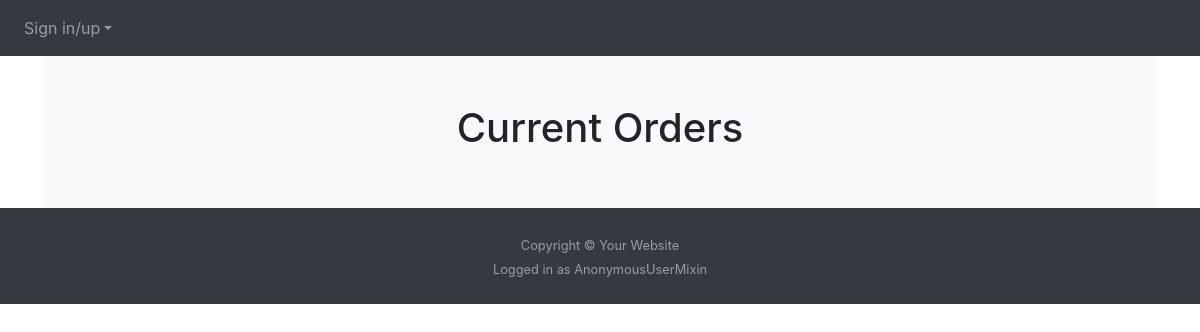
Before: /current-orders with the older database file.
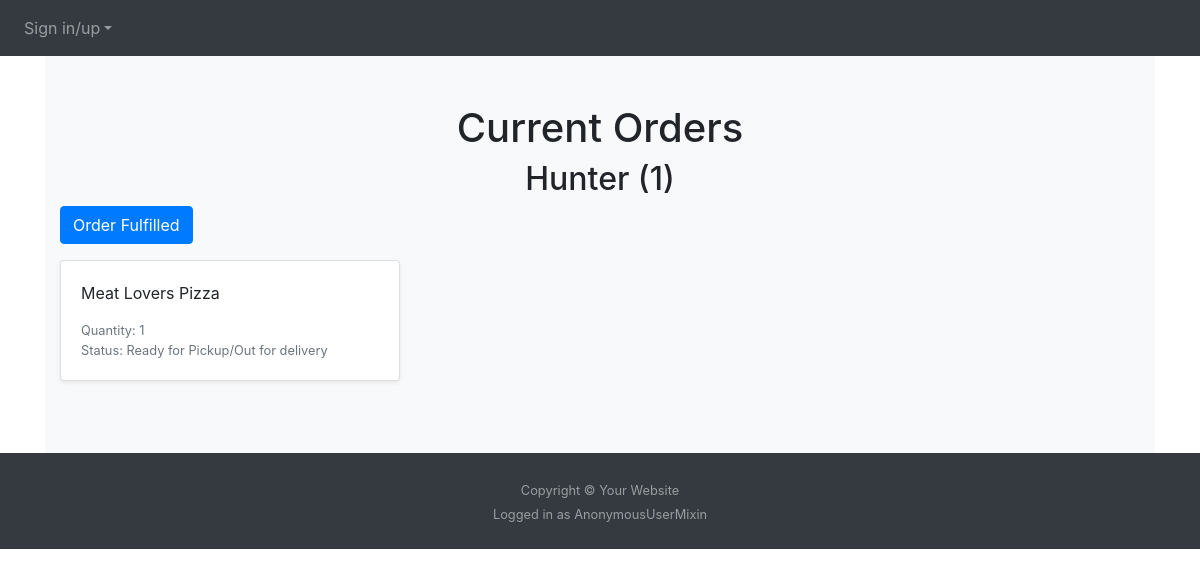
After: the same page with the newer database file.
### website/models.py (models this page shows)
class Order(db.Model):
    id = db.Column(db.Integer, primary_key=True)
    name = db.Column(db.String(150))
    customer_name = db.Column(db.String(150))
    quantity = db.Column(db.Integer)
    stat = db.Column(db.Integer) # 1,2,3 order status accepted, on the way, completed

### website/store.py (the view, shortened to what this page needs)
@store.route('/current-orders', methods=['POST', 'GET'])
def current_orders():
  orders = get_orders()
  for person in orders:
    for item in orders[person]:
      if item['stat'] >= 3:
        remove_order(item['id'])
        orders = get_orders()
  return render_template('currentorders.html', user=current_user, orders=orders)

### website/store.py (called while the page is built)
def get_orders():
  ids = [id[0] for id in Order.query.with_entities(Order.id).all()]
  all_orders = {}
  for id in ids:
    order = Order.query.filter_by(id=id).first()
    grabber = {'id': 0, 'customer_name': '', 'name': '', 'quantity': 0, 'stat': 1}
    grabber['id'] = order.id
    grabber['customer_name'] = order.customer_name
    grabber['name'] = order.name
    grabber['quantity'] = order.quantity
    grabber['stat'] = order.stat
    if grabber['customer_name'] in all_orders:
      all_orders[grabber['customer_name']] += [{'id': grabber['id'],'name': grabber['name'], 'quantity': grabber['quantity'], 'stat': grabber['stat']}]
    else:
      all_orders[grabber['customer_name']] = [{'id': grabber['id'],'name': grabber['name'], 'quantity': grabber['quantity'], 'stat': grabber['stat']}]
  return all_orders

### website/templates/currentorders.html (shortened to what this page needs)
{% extends "base.html" %} {% block title %}Current Orders{% endblock %}
{% block content%}
<div class="album py-5 bg-light">
    <h1 align="center">Current Orders</h1>
    <div class="container">
    {% for person in orders %}
    <h2 align="center">{{person}}</h2>
    <form method="POST">
    <button type="submit" class="btn btn-primary" name="push-status" value='{{person}}' {% if orders[person][0]['stat'] >= 3 %} disabled {% endif %}>
      {% if orders[person][0]['stat'] == 1 %} Order is Ready
      {% elif orders[person][0]['stat'] == 2 %} Order Fulfilled
      {% else %} Order Complete!
      {% endif %}
    </button>
    </form>
      <div class="row">
        {% for item in orders[person] %}
            <div class="col-md-4">
            <div class="card mb-4 shadow-sm">
                <div class="card-body">
                <p class="card-text">{{ item['name'] }}</p>
                <div class="d-flex justify-content-between align-items-center">
                    <small class="text-muted">
                       Quantity: {{ item['quantity'] }}<br>
                       Status: {% if item['stat'] == 1 %} Accepted
                       {% elif item['stat'] == 2 %} Ready for Pickup/Out for delivery
                       {% else %} Completed!
                       {% endif %}
                    </small>
                </div>
                </div>
            </div>
        </div>
        {% endfor %}
      </div>
      {% endfor %}
    </div>
  </div>
{% endblock %}

Changed rows visible on the page:
added Order: customer_name "Hunter (1)", shows "Order Fulfilled", name "Meat Lovers Pizza", quantity "1"
